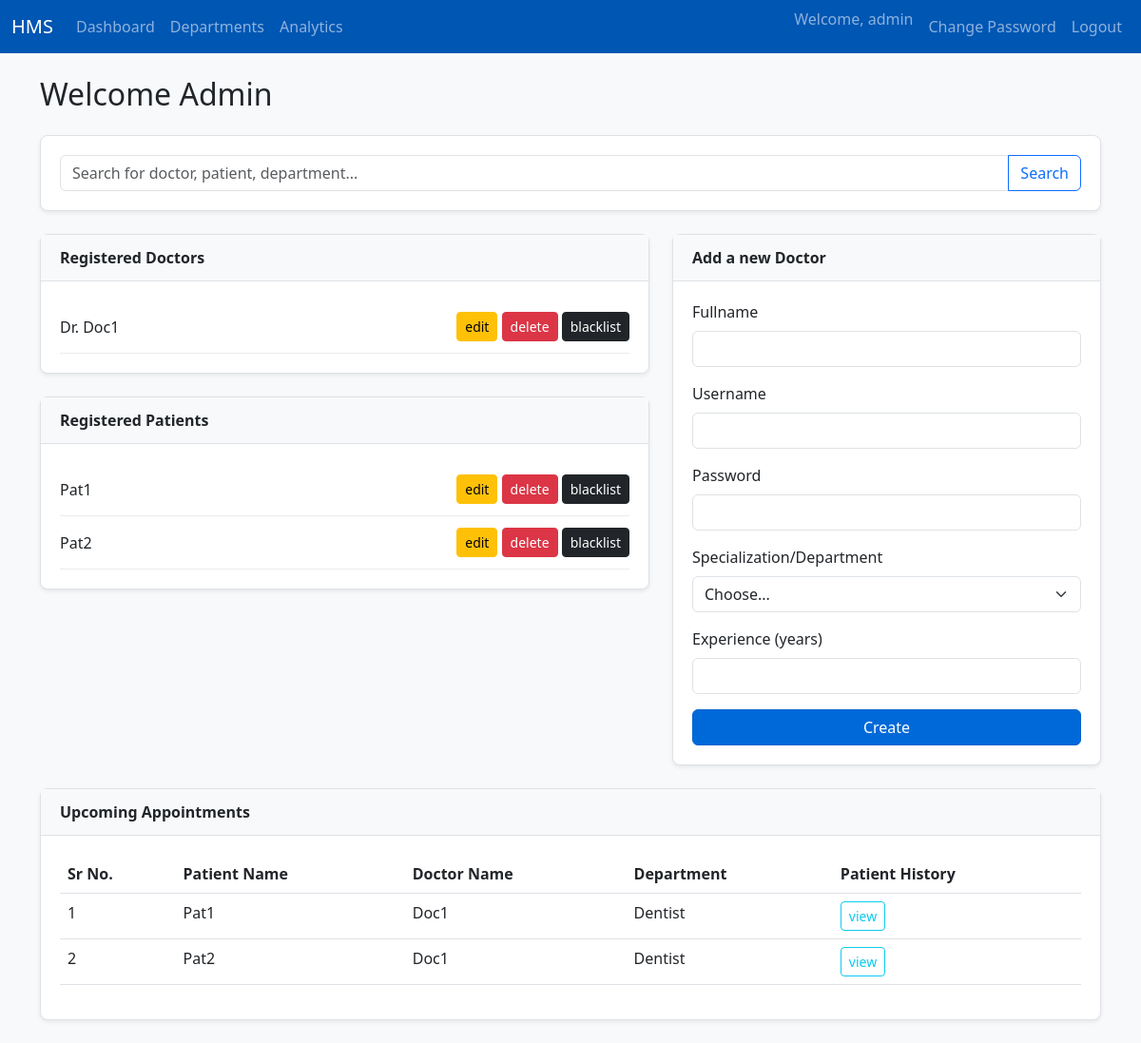
The app's page /admin/dashboard (signed in) with its own data.
### models/models.py (models this page shows)
class User(db.Model, UserMixin):
    id = db.Column(db.Integer, primary_key=True)
    username = db.Column(db.String(150), unique=True, nullable=False)
    password = db.Column(db.String(150), nullable=False)
    role = db.Column(db.String(50), nullable=False)
    is_blacklisted = db.Column(db.Boolean, default=False, nullable=False)

class Doctor(db.Model):
    id = db.Column(db.Integer, primary_key=True)
    user_id = db.Column(db.Integer, db.ForeignKey('user.id'), nullable=False)
    name = db.Column(db.String(100), nullable=False)
    specialization_id = db.Column(db.Integer, db.ForeignKey('department.id'), nullable=False)
    availability = db.Column(db.JSON, nullable=True)
    experience = db.Column(db.Integer, nullable=True)
    qualifications = db.Column(db.String(255), nullable=True)
    profile_picture = db.Column(db.String(255), nullable=True, default='default.jpg')
    user = db.relationship('User', backref=db.backref('doctor', uselist=False))
    specialization = db.relationship('Department', backref='doctors')

class Patient(db.Model):
    id = db.Column(db.Integer, primary_key=True)
    user_id = db.Column(db.Integer, db.ForeignKey('user.id'), nullable=False)
    name = db.Column(db.String(100), nullable=False)
    contact = db.Column(db.String(100), nullable=True)
    user = db.relationship('User', backref=db.backref('patient', uselist=False))

class Appointment(db.Model):
    id = db.Column(db.Integer, primary_key=True)
    patient_id = db.Column(db.Integer, db.ForeignKey('patient.id'), nullable=False)
    doctor_id = db.Column(db.Integer, db.ForeignKey('doctor.id'), nullable=False)
    date = db.Column(db.Date, nullable=False)
    time = db.Column(db.Time, nullable=False)
    status = db.Column(db.String(50), nullable=False, default='Booked')
    patient = db.relationship('Patient', backref='appointments')
    doctor = db.relationship('Doctor', backref='appointments')

class Department(db.Model):
    id = db.Column(db.Integer, primary_key=True)
    name = db.Column(db.String(100), unique=True, nullable=False)
    description = db.Column(db.Text, nullable=True)

### controllers/admin_controller.py (the view)
@admin_bp.route('/dashboard')
def dashboard():
    doctors = Doctor.query.all()
    patients = Patient.query.all()
    departments = Department.query.all()
    appointments = Appointment.query.order_by(Appointment.date.desc()).limit(10).all()
    return render_template('admin_dashboard.html', doctors=doctors, patients=patients, departments=departments, appointments=appointments)

### controllers/admin_controller.py (called while the page is built)
@admin_bp.before_request
@login_required
def check_is_admin():
    if current_user.role != 'admin': return "Unauthorized", 403

### templates/admin_dashboard.html (shortened to what this page needs)
{% extends "base.html" %}
{% block content %}
<h2 class="mb-4">Welcome Admin</h2>
<div class="dashboard-card">
    <div class="card-body">
        <form action="{{ url_for('admin.search') }}" method="GET">
            <div class="input-group">
                <input type="search" name="q" class="form-control" placeholder="Search for doctor, patient, department...">
                <button class="btn btn-outline-primary" type="submit">Search</button>
            </div>
        </form>
    </div>
</div>
<div class="row">
    <div class="col-md-7">
        <div class="dashboard-card">
            <div class="card-header">Registered Doctors</div>
            <div class="card-body">
                {% for doctor in doctors %}
                <div class="admin-list-item">
                    <span>Dr. {{ doctor.name }}</span>
                    <div>
                        <button class="btn btn-warning btn-sm" data-bs-toggle="modal" data-bs-target="#editDoctorModal{{ doctor.id }}">edit</button>
                        <button class="btn btn-danger btn-sm" data-bs-toggle="modal" data-bs-target="#deleteConfirmModal{{ doctor.id }}">delete</button>
                        <a href="{{ url_for('admin.blacklist_user', user_id=doctor.user_id) }}" class="btn btn-dark btn-sm">blacklist</a>
                    </div>
                </div>
                {% endfor %}
            </div>
        </div>
        <div class="dashboard-card">
            <div class="card-header">Registered Patients</div>
            <div class="card-body">
                {% for patient in patients %}
                <div class="admin-list-item">
                    <span>{{ patient.name }}</span>
                    <div>
                        <button class="btn btn-warning btn-sm" data-bs-toggle="modal" data-bs-target="#editPatientModal{{ patient.id }}">edit</button>
                        <button class="btn btn-danger btn-sm" data-bs-toggle="modal" data-bs-target="#deleteConfirmModal{{ patient.id }}">delete</button>
                        <a href="{{ url_for('admin.blacklist_user', user_id=patient.user_id) }}" class="btn btn-dark btn-sm">blacklist</a>
                    </div>
                </div>
                {% endfor %}
            </div>
        </div>
    </div>
    <div class="col-md-5">
        <div class="dashboard-card">
            <div class="card-header">Add a new Doctor</div>
            <div class="card-body">
                <form method="POST" action="{{ url_for('admin.add_doctor') }}">
                    <div class="mb-3">
                        <label class="form-label">Fullname</label>
                        <input type="text" name="name" class="form-control" required>
                    </div>
                    <div class="mb-3">
                        <label class="form-label">Username</label>
                        <input type="text" name="username" class="form-control" required>
                    </div>
                    <div class="mb-3">
                        <label class="form-label">Password</label>
                        <input type="password" name="password" class="form-control" required>
                    </div>
                    <div class="mb-3">
                        <label class="form-label">Specialization/Department</label>
                        <select name="specialization_id" class="form-select" required><option selected disabled value="">Choose...</option></select>
                    </div>
                    <div class="mb-3">
                        <label class="form-label">Experience (years)</label>
                        <input type="number" name="experience" class="form-control">
                    </div>
                    <button type="submit" class="btn btn-primary w-100">Create</button>
                </form>
            </div>
        </div>
    </div>
</div>
<div class="dashboard-card">
    <div class="card-header">Upcoming Appointments</div>
    <div class="card-body">
        <table class="table table-hover">
            <thead><tr><th>Sr No.</th><th>Patient Name</th><th>Doctor Name</th><th>Department</th><th>Patient History</th></tr></thead>
            <tbody>
                {% for app in appointments %}
                <tr>
                    <td>{{ loop.index }}</td>
                    <td>{{ app.patient.name }}</td>
                    <td>{{ app.doctor.name }}</td>
                    <td>{{ app.doctor.specialization.name }}</td>
                    <td><a href="{{ url_for('admin.view_patient_history', patient_id=app.patient_id) }}" class="btn btn-outline-info btn-sm">view</a></td>
                </tr>
                {% else %}
                <tr><td colspan="5" class="text-center">No appointments found.</td></tr>
                {% endfor %}
            </tbody>
        </table>
    </div>
</div>
{% endblock %}

### templates/base.html (shortened to what this page needs)
<!DOCTYPE html>
<html lang="en">
<head>
    <link href="https://cdn.jsdelivr.net/npm/bootstrap@5.3.0/dist/css/bootstrap.min.css" rel="stylesheet">
    <link rel="stylesheet" href="{{ url_for('static', filename='css/style.css') }}">
</head>
<body>
    <nav class="navbar navbar-expand-lg navbar-dark bg-primary">
        <div class="container-fluid">
            <a class="navbar-brand" href="{{ url_for('auth.home') }}">HMS</a>
            <div class="collapse navbar-collapse" id="navbarNav">
                <ul class="navbar-nav me-auto mb-2 mb-lg-0">
                    {% if current_user.is_authenticated %}
                        {% if current_user.role == 'admin' %}
                            <li class="nav-item"><a class="nav-link" href="{{ url_for('admin.dashboard') }}">Dashboard</a></li>
                            <li class="nav-item"><a class="nav-link" href="{{ url_for('admin.manage_departments') }}">Departments</a></li>
                            <li class="nav-item"><a class="nav-link" href="{{ url_for('admin.analytics') }}">Analytics</a></li>
                        {% elif current_user.role == 'doctor' %}
                            <li class="nav-item"><a class="nav-link" href="{{ url_for('doctor.dashboard') }}">Dashboard</a></li>
                            <li class="nav-item"><a class="nav-link" href="{{ url_for('doctor.availability') }}">My Availability</a></li>
                        {% endif %}
                    {% endif %}
                </ul>
                <ul class="navbar-nav ms-auto">
                    {% if current_user.is_authenticated %}
                        <li class="nav-item"><span class="navbar-text me-2">Welcome, {{ current_user.username }}</span></li>
                        <li class="nav-item"><a class="nav-link" href="{{ url_for('auth.change_password') }}">Change Password</a></li>
                        <li class="nav-item"><a class="nav-link" href="{{ url_for('auth.logout') }}">Logout</a></li>
                    {% else %}
                        <li class="nav-item"><a class="nav-link" href="{{ url_for('auth.login') }}">Login</a></li>
                        <li class="nav-item"><a class="nav-link" href="{{ url_for('auth.signup') }}">Register</a></li>
                    {% endif %}
                </ul>
            </div>
        </div>
    </nav>
    <div class="container mt-4">
        {% block content %}{% endblock %}
    </div>
</body>
</html>

### static/css/style.css (style rules this page uses)
body { background-color: #f8f9fa; }
.navbar-dark.bg-primary { background-color: #0056b3 !important; }
.card-header { background-color: #e9ecef; font-weight: bold; }
.btn-primary { background-color: #0069d9; border-color: #0062cc; }
.dashboard-card { border: 1px solid #dee2e6; border-radius: 0.5rem; background-color: #fff; margin-bottom: 1.5rem; box-shadow: 0 0.125rem 0.25rem rgba(0, 0, 0, 0.075); }
.dashboard-card .card-header { font-weight: bold; background-color: #f8f9fa; border-bottom: 1px solid #dee2e6; padding: 0.75rem 1.25rem; }
.dashboard-card .card-body { padding: 1.25rem; }
.admin-list-item { display: flex; justify-content: space-between; align-items: center; padding: 0.75rem 0; border-bottom: 1px solid #e9ecef; }

### records on screen
User: username "admin"
Doctor: name "Doc1"
Patient: name "Pat1"
Patient: name "Pat2"
Appointment: patient.name "Pat1", doctor.name "Doc1", doctor.specialization.name "Dentist"
Appointment: patient.name "Pat2", doctor.name "Doc1", doctor.specialization.name "Dentist"
